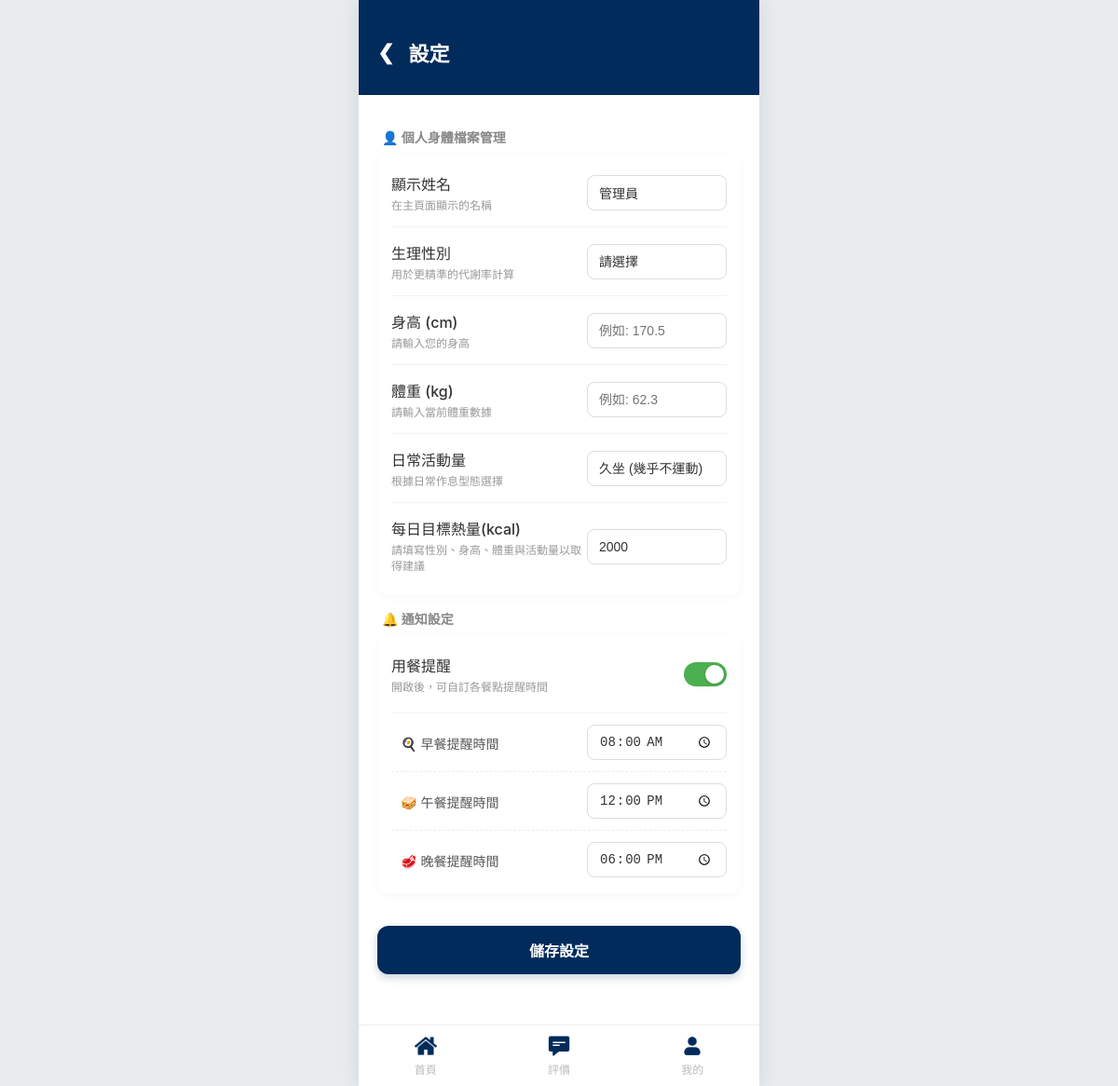
Page /settings.php (signed in) on the committed database.
### tables this page shows
CREATE TABLE `accounts` (
  `u_id` int(11) NOT NULL,
  `name` varchar(50) NOT NULL,
  `google_id` varchar(255) DEFAULT NULL,
  `email` varchar(255) DEFAULT NULL,
  `accounts` varchar(50) NOT NULL,
  `password` varchar(255) NOT NULL,
  `role_id` int(11) NOT NULL,
  `r_id` int(11) DEFAULT NULL,
  `goal_cal` int(11) DEFAULT 2000,
  `created_at` timestamp NOT NULL DEFAULT current_timestamp(),
  `goal_pro` int(11) DEFAULT 60,
  `pref_veg` tinyint(1) DEFAULT 0,
  `pref_low_cal` tinyint(1) DEFAULT 0,
  `notify_meal` tinyint(1) DEFAULT 1,
  `time_breakfast` time DEFAULT '08:00:00',
  `time_lunch` time DEFAULT '12:00:00',
  `time_dinner` time DEFAULT '18:00:00',
  `weight` decimal(5,2) DEFAULT NULL,
  `height` decimal(5,2) DEFAULT NULL,
  `gender` tinyint(1) DEFAULT NULL,
  `activity_level` tinyint(1) DEFAULT 1,
  `user_photo` varchar(255) DEFAULT NULL
);

### settings.php (the view, shortened to what this page needs)
<?php
include('db.php');
$u_id = $_SESSION['u_id'];
$sql = "SELECT name, goal_cal, gender, height, weight, activity_level, notify_meal, time_breakfast, time_lunch, time_dinner FROM accounts WHERE u_id = ?";
$stmt = $conn->prepare($sql);
$stmt->bind_param("i", $u_id);
$stmt->execute();
$user = $stmt->get_result()->fetch_assoc();
$time_b = $user['time_breakfast'] ? substr($user['time_breakfast'], 0, 5) : '08:00';
$time_l = $user['time_lunch'] ? substr($user['time_lunch'], 0, 5) : '12:00';
$time_d = $user['time_dinner'] ? substr($user['time_dinner'], 0, 5) : '18:00';
?>
<!DOCTYPE html>
<html lang="zh-TW">
<head>
    <link rel="stylesheet" href="style.css">
</head>
<body>
<div class="mobile-wrapper">
    <div class="header-blue" style="display: flex; align-items: center; gap: 15px;">
        <a href="profile.php" style="color: white; text-decoration: none; font-size: 22px; font-weight: bold; line-height: 1;">❮</a>
        <h1 style="margin: 0; font-size: 22px;">設定</h1>
    </div>
    <div class="settings-content">
        <form action="settings.php" method="POST" onsubmit="return validateGoalCal()">
            <div class="section-title">👤 個人身體檔案管理</div>
            <div class="settings-card">
                <div class="setting-item">
                    <div class="item-label">
                        <span class="label-main">顯示姓名</span>
                        <span class="label-sub">在主頁面顯示的名稱</span>
                    </div>
                    <input type="text" class="item-input" name="name" value="<?php echo htmlspecialchars($user['name']); ?>" required>
                </div>
                <div class="setting-item">
                    <div class="item-label">
                        <span class="label-main">生理性別</span>
                        <span class="label-sub">用於更精準的代謝率計算</span>
                    </div>
                    <select class="item-select" name="gender" id="gender" onchange="calculateSuggestedCalories()">
                        <option value="">請選擇</option>
                    </select>
                </div>
                <div class="setting-item">
                    <div class="item-label">
                        <span class="label-main">身高 (cm)</span>
                        <span class="label-sub">請輸入您的身高</span>
                    </div>
                    <input type="number" step="0.1" class="item-input" name="height" id="height" placeholder="例如: 170.5" value="<?php echo $user['height'] ? htmlspecialchars($user['height']) : ''; ?>" oninput="calculateSuggestedCalories()">
                </div>
                <div class="setting-item">
                    <div class="item-label">
                        <span class="label-main">體重 (kg)</span>
                        <span class="label-sub">請輸入當前體重數據</span>
                    </div>
                    <input type="number" step="0.1" class="item-input" name="weight" id="weight" placeholder="例如: 62.3" value="<?php echo $user['weight'] ? htmlspecialchars($user['weight']) : ''; ?>" oninput="calculateSuggestedCalories()">
                </div>
                <div class="setting-item">
                    <div class="item-label">
                        <span class="label-main">日常活動量</span>
                        <span class="label-sub">根據日常作息型態選擇</span>
                    </div>
                    <select class="item-select" name="activity_level" id="activity_level" onchange="calculateSuggestedCalories()">
                        <option value="1" <?php if($user['activity_level'] == 1) echo 'selected'; ?>>久坐 (幾乎不運動)</option>
                    </select>
                </div>
                <div class="setting-item">
                    <div class="item-label">
                        <span class="label-main">每日目標熱量(kcal)</span>
                        <span class="label-sub" id="cal_suggestion_text">請填寫完整檔案以獲得建議</span>
                    </div>
                    <input type="number" class="item-input" name="goal_cal" id="goal_cal" value="<?php echo htmlspecialchars($user['goal_cal']); ?>" required oninput="checkCalorieStatus()">
                </div>
            </div>
            <div class="section-title">🔔 通知設定</div>
            <div class="settings-card">
                <div class="setting-item" style="border-bottom: none;">
                    <div class="item-label">
                        <span class="label-main">用餐提醒</span>
                        <span class="label-sub">開啟後，可自訂各餐點提醒時間</span>
                    </div>
                    <label class="switch">
                        <span class="slider"></span>
                    </label>
                </div>
                <div class="time-settings-block" id="timeSettingsBlock">
                    <div class="time-sub-item">
                        <span class="label-sub" style="font-size: 14px; color: #555;">🍳 早餐提醒時間</span>
                        <input type="time" class="item-input" name="time_breakfast" value="<?php echo $time_b; ?>">
                    </div>
                    <div class="time-sub-item">
                        <span class="label-sub" style="font-size: 14px; color: #555;">🥪 午餐提醒時間</span>
                        <input type="time" class="item-input" name="time_lunch" value="<?php echo $time_l; ?>">
                    </div>
                    <div class="time-sub-item">
                        <span class="label-sub" style="font-size: 14px; color: #555;">🥩 晚餐提醒時間</span>
                        <input type="time" class="item-input" name="time_dinner" value="<?php echo $time_d; ?>">
                    </div>
                </div>
            </div>
            <button type="submit" class="save-btn">儲存設定</button>
        </form>
    </div>
</div>
<?php include('footer.php'); ?>
</body>
</html>

### style.css (style rules this page uses)
:root { --fujen-blue: #002B5B; --primary-orange: #FF8C42; --bg-light: #f4f7f9; --text-gray: #888; --white: #ffffff; }
body { background-color: #e9ecef; margin: 0; padding: 0; display: flex; justify-content: center; font-family: 'PingFang TC', -apple-system, sans-serif; }
.mobile-wrapper { width: 100%; max-width: 430px; min-height: 100vh; background-color: #ffffff; box-shadow: 0 0 20px rgba(0,0,0,0.1); position: relative; overflow-x: hidden; padding-bottom: 80px; }
.header-blue { background-color: var(--fujen-blue); color: white; padding: 40px 20px 30px; }
.header-blue h1 { margin: 0; font-size: 24px; }

### rows in the picture
accounts: name "管理員", activity_level "久坐 (幾乎不運動)", goal_cal "2000", time_breakfast "08:00", time_lunch "12:00", time_dinner "18:00"
